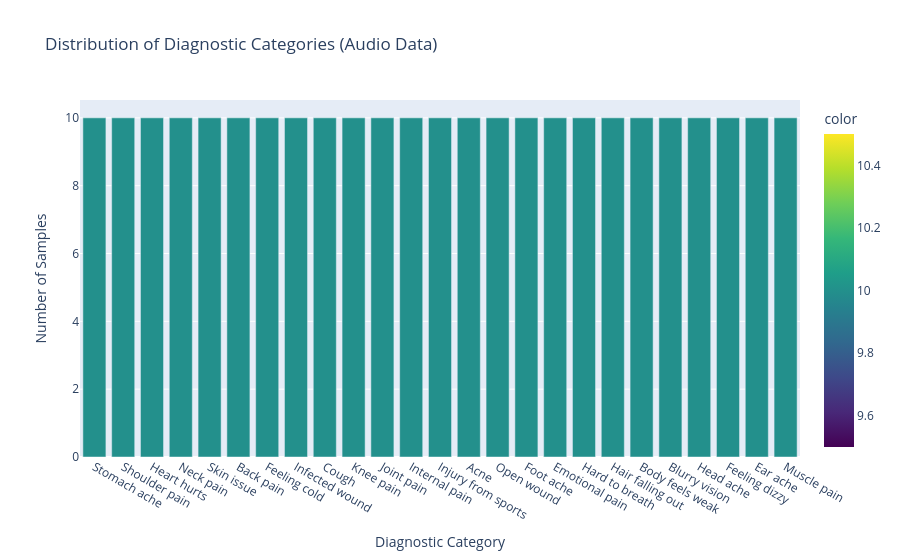
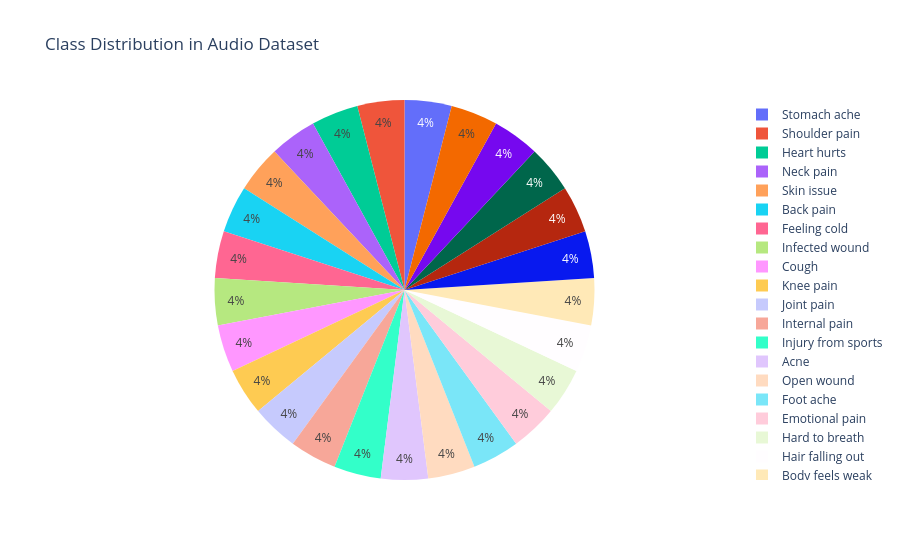

These figures' notebook cell, in order:
### Markdown cell above
### 2.2 Audio Classification Data Visualization

**Purpose:** Visualize the class distribution and audio characteristics to gain a better understanding of our dataset.

### Code cell
# Filter dataset to only include existing audio files for accurate visualization
def check_audio_file_exists(filename):
    """Check if audio file exists in any of the subdirectories"""
    # Search through all possible subdirectories where audio files might be stored
    for subdir in ['test', 'train', 'validate']:  # Common ML dataset directory structure
        full_path = os.path.join(audio_base_path, subdir, filename)  # Construct complete file path
        if os.path.exists(full_path):  # Check if file exists at constructed path
            return True  # Return True if file found in any subdirectory
    return False  # Return False if file not found in any subdirectory

# Create filtered dataset containing only files that actually exist on disk
df_clean = df[df['file_name'].apply(check_audio_file_exists)].copy()  # Apply file existence filter and create copy
print(f"Dataset after filtering for existing files: {df_clean.shape}")  # Report size after filtering

# Visualize class distribution using 'prompt' column as the target variable
class_distribution_clean = df_clean['prompt'].value_counts()  # Count occurrences of each diagnostic category

# Create interactive bar chart for diagnostic category distribution
fig = px.bar(x=class_distribution_clean.index, y=class_distribution_clean.values,  # Set x and y data
             title='Distribution of Diagnostic Categories (Audio Data)',  # Set descriptive title
             labels={'x': 'Diagnostic Category', 'y': 'Number of Samples'},  # Set axis labels
             color=class_distribution_clean.values, color_continuous_scale='viridis')  # Apply color scale
fig.update_layout(xaxis={'categoryorder':'total descending'})  # Sort categories by frequency (descending)
fig.show()  # Display interactive bar chart

# Create a pie chart for class distribution to show proportional representation
fig_pie = px.pie(values=class_distribution_clean.values, names=class_distribution_clean.index,  # Set pie chart data
                 title='Class Distribution in Audio Dataset')  # Set descriptive title for pie chart
fig_pie.show()  # Display interactive pie chart for proportional view

### Figure 1 — Plotly figure (JSON) as saved in the notebook; plotly's stock layout.template omitted (floating-point values rounded to 4 significant figures)
{"data": [{"alignmentgroup": "True", "hovertemplate": "Diagnostic Category=%{x}<br>Number of Samples=%{y}<br>color=%{marker.color}<extra></extra>", "legendgroup": "", "marker": {"color": [10, 10, 10, 10, 10, 10, 10, 10, 10, 10, 10, 10, 10, 10, 10, 10, 10, 10, 10, 10, 10, 10, 10, 10, 10], "coloraxis": "coloraxis", "pattern": {"shape": ""}}, "name": "", "offsetgroup": "", "orientation": "v", "showlegend": false, "textposition": "auto", "type": "bar", "x": ["Stomach ache", "Shoulder pain", "Heart hurts", "Neck pain", "Skin issue", "Back pain", "Feeling cold", "Infected wound", "Cough", "Knee pain", "Joint pain", "Internal pain", "Injury from sports", "Acne", "Open wound", "Foot ache", "Emotional pain", "Hard to breath", "Hair falling out", "Body feels weak", "Blurry vision", "Head ache", "Feeling dizzy", "Ear ache", "Muscle pain"], "xaxis": "x", "y": [10, 10, 10, 10, 10, 10, 10, 10, 10, 10, 10, 10, 10, 10, 10, 10, 10, 10, 10, 10, 10, 10, 10, 10, 10], "yaxis": "y"}], "layout": {"barmode": "relative", "coloraxis": {"colorbar": {"title": {"text": "color"}}, "colorscale": [[0, "#440154"], [0.1111, "#482878"], [0.2222, "#3e4989"], [0.3333, "#31688e"], [0.4444, "#26828e"], [0.5556, "#1f9e89"], [0.6667, "#35b779"], [0.7778, "#6ece58"], [0.8889, "#b5de2b"], [1, "#fde725"]]}, "legend": {"tracegroupgap": 0}, "title": {"text": "Distribution of Diagnostic Categories (Audio Data)"}, "xaxis": {"anchor": "y", "categoryorder": "total descending", "domain": [0, 1], "title": {"text": "Diagnostic Category"}}, "yaxis": {"anchor": "x", "domain": [0, 1], "title": {"text": "Number of Samples"}}}}

### Figure 2 — Plotly figure (JSON) as saved in the notebook; plotly's stock layout.template omitted (floating-point values rounded to 4 significant figures)
{"data": [{"domain": {"x": [0, 1], "y": [0, 1]}, "hovertemplate": "label=%{label}<br>value=%{value}<extra></extra>", "labels": ["Stomach ache", "Shoulder pain", "Heart hurts", "Neck pain", "Skin issue", "Back pain", "Feeling cold", "Infected wound", "Cough", "Knee pain", "Joint pain", "Internal pain", "Injury from sports", "Acne", "Open wound", "Foot ache", "Emotional pain", "Hard to breath", "Hair falling out", "Body feels weak", "Blurry vision", "Head ache", "Feeling dizzy", "Ear ache", "Muscle pain"], "legendgroup": "", "name": "", "showlegend": true, "type": "pie", "values": [10, 10, 10, 10, 10, 10, 10, 10, 10, 10, 10, 10, 10, 10, 10, 10, 10, 10, 10, 10, 10, 10, 10, 10, 10]}], "layout": {"legend": {"tracegroupgap": 0}, "title": {"text": "Class Distribution in Audio Dataset"}}}
